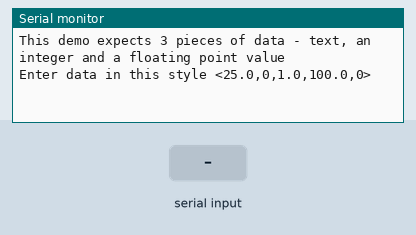
Bench run of a sketch on a simulated Arduino Uno, built with avr-gcc and run on an emulated ATmega328P. Shown: the last lines printed to the serial monitor. Inputs (shaded band) come from the test bench.

Above: at 1.2 s.
1.3 s: "<90,45,200>" received over Serial
At 2.1 s:
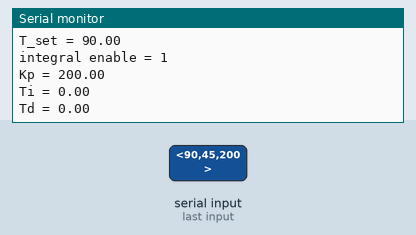
2.8 s: "<30,150,10>" received over Serial
At 3.3 s:
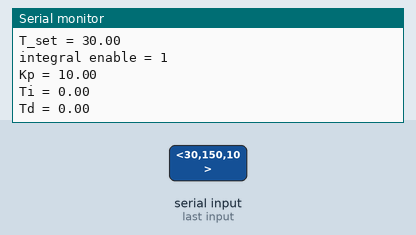

The sketch:

python_serial.ino
```cpp
/*From https://forum.arduino.cc/t/serial-input-basics-updated/382007*/

// Example 5 - Receive with start- and end-markers combined with parsing

const byte numChars = 32;
char receivedChars[numChars];
char tempChars[numChars];        // temporary array for use when parsing

      // variables to hold the parsed data
char messageFromPC[numChars] = {0};
int integerFromPC = 0;
float floatFromPC = 0.0;
boolean newData = false;

float T_set = 25; //set Temperature in C degree
bool integral_enable = 0;
float Kp=1.0;
float Ti=1.0; //Integrator time constant (seconds) 35
float Td=0; //Derivative time constant (seconds) 23


//============

void setup() {
    Serial.begin(115200);
    Serial.println("This demo expects 3 pieces of data - text, an integer and a floating point value");
    Serial.println("Enter data in this style <25.0,0,1.0,100.0,0>"); //<T_set,integral_enable, Kp, Ti, Td>
    Serial.println();
}

//============

void loop() {
    recvWithStartEndMarkers();
    if (newData == true) {
        strcpy(tempChars, receivedChars);
            // this temporary copy is necessary to protect the original data
            //   because strtok() used in parseData() replaces the commas with \0
        parseData();
        showParsedData();
        newData = false;
    }
    //Serial.println(integerFromPC*floatFromPC);
}

//============

void recvWithStartEndMarkers() {
    static boolean recvInProgress = false;
    static byte ndx = 0;
    char startMarker = '<';
    char endMarker = '>';
    char rc;

    while (Serial.available() > 0 && newData == false) {
        rc = Serial.read();

        if (recvInProgress == true) {
            if (rc != endMarker) {
                receivedChars[ndx] = rc;
                ndx++;
                if (ndx >= numChars) {
                    ndx = numChars - 1;
                }
            }
            else {
                receivedChars[ndx] = '\0'; // terminate the string
                recvInProgress = false;
                ndx = 0;
                newData = true;
            }
        }

        else if (rc == startMarker) {
            recvInProgress = true;
        }
    }
}

//============

void parseData() {      // split the data into its parts
    //<T_set,integral_enable, Kp, Ti, Td>
    char * strtokIndx; // this is used by strtok() as an index

    strtokIndx = strtok(tempChars,",");      // get the first part - the string
    T_set = atof(strtokIndx); // copy it to messageFromPC

    strtokIndx = strtok(NULL, ","); // this continues where the previous call left off
    integral_enable = atoi(strtokIndx);     // convert this part to an integer

    strtokIndx = strtok(NULL, ",");
    Kp = atof(strtokIndx);     // convert this part to a float

    strtokIndx = strtok(NULL, ",");
    Ti = atof(strtokIndx);     // convert this part to a float

    strtokIndx = strtok(NULL, ",");
    Td = atof(strtokIndx);     // convert this part to a float

}

//============

void showParsedData() {
    //print paratemers to see
  Serial.print("T_set = ");
  Serial.println(T_set);
  Serial.print("integral enable = ");
  Serial.println(integral_enable);
  Serial.print("Kp = ");
  Serial.println(Kp);
  Serial.print("Ti = ");
  Serial.println(Ti);
  Serial.print("Td = ");
  Serial.println(Td);
}
```

Measured:
- after the input at 1.3 s, the serial monitor: prints a new line at once (image 1)
- after the input at 2.8 s, the serial monitor: prints a new line at once (image 2)
